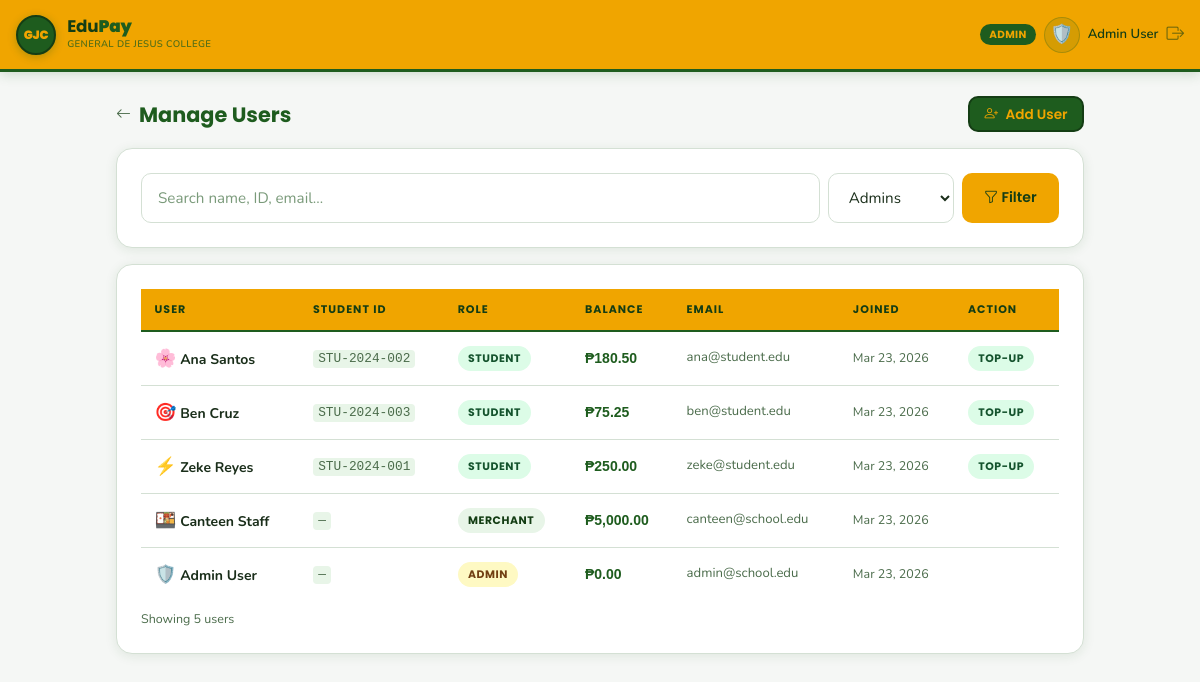
The page /admin/users.php (signed in) on the database its author committed.
### tables this page shows
CREATE TABLE IF NOT EXISTS wallets (
    user_id     INT UNSIGNED PRIMARY KEY,
    balance     DECIMAL(12,2) NOT NULL DEFAULT 0.00,
    updated_at  DATETIME      DEFAULT CURRENT_TIMESTAMP
                              ON UPDATE CURRENT_TIMESTAMP,
    CONSTRAINT fk_wallet_user
        FOREIGN KEY (user_id) REFERENCES users(id) ON DELETE CASCADE
);

CREATE TABLE IF NOT EXISTS users (
    id          INT UNSIGNED AUTO_INCREMENT PRIMARY KEY,
    name        VARCHAR(120)    NOT NULL,
    student_id  VARCHAR(30)     UNIQUE,           
    role        ENUM('student','merchant','admin') NOT NULL DEFAULT 'student',
    email       VARCHAR(150)    UNIQUE,
    password    VARCHAR(255)    NOT NULL,
    avatar      VARCHAR(10)     DEFAULT NULL,     
    created_at  DATETIME        DEFAULT CURRENT_TIMESTAMP,
    INDEX idx_student_id (student_id),
    INDEX idx_role       (role)
);

### includes/config.php (called while the page is built, shortened)
<?php
function money(float $amount): string {
    return APP_CURRENCY . number_format($amount, 2);
}

### admin/users.php (the view, shortened to what this page needs)
<?php
require_once __DIR__ . '/../includes/config.php';
$db = getDB();
$search = trim($_GET['q'] ?? '');
$where  = [];
$params = [];
$whereSql = $where ? 'WHERE ' . implode(' AND ', $where) : '';
$stmt = $db->prepare("
    SELECT u.*, w.balance
    FROM users u
    JOIN wallets w ON w.user_id = u.id
    {$whereSql}
    ORDER BY u.role, u.name
    LIMIT 50
");
$stmt->execute($params);
$users = $stmt->fetchAll();
include __DIR__ . '/../includes/header.php';
?>
<div class="ep-page-wide">
  <div class="d-flex align-items-center gap-2 mb-3">
    <a href="<?= BASE_PATH ?>/admin/dashboard.php" style="color:var(--ep-muted);text-decoration:none;">
      <i class="bi bi-arrow-left"></i>
    </a>
    <h1 class="ep-heading mb-0" style="font-size:1.3rem;">Manage Users</h1>
    <a href="<?= BASE_PATH ?>/admin/add_user.php" class="btn-ep btn-ep-navy ms-auto" style="padding:.4rem .9rem;font-size:.85rem;white-space:nowrap;">
      <i class="bi bi-person-plus me-1"></i> Add User
    </a>
  </div>
  <div class="ep-card mb-3">
    <form method="GET" class="d-flex gap-2 flex-wrap">
      <input type="text" name="q" class="ep-input" style="flex:1;min-width:180px;"
             placeholder="Search name, ID, email…"
             value="<?= htmlspecialchars($search) ?>">
      <select name="role" class="ep-input" style="width:auto;">
        <option value="admin"    <?= $role==='admin'    ? 'selected' : '' ?>>Admins</option>
      </select>
      <button type="submit" class="btn-ep btn-ep-primary">
        <i class="bi bi-funnel"></i> Filter
      </button>
    </form>
  </div>
  <div class="ep-card">
    <?php if (empty($users)): ?>
      <div class="text-center py-4" style="color:var(--ep-muted);">No users found.</div>
    <?php else: ?>
    <div style="overflow-x:auto;">
      <table class="ep-table">
        <thead>
          <tr>
            <th>User</th>
            <th>Student ID</th>
            <th>Role</th>
            <th>Balance</th>
            <th>Email</th>
            <th>Joined</th>
            <th>Action</th>
          </tr>
        </thead>
        <tbody>
          <?php foreach ($users as $u): ?>
          <tr>
            <td>
              <span style="font-size:1.1rem;"><?= $u['avatar'] ?? '👤' ?></span>
              <strong><?= htmlspecialchars($u['name']) ?></strong>
            </td>
            <td>
              <code style="font-size:.8rem;color:var(--ep-muted);"><?= $u['student_id'] ?? '—' ?></code>
            </td>
            <td>
              <?php
              $badge = match($u['role']) {
                'admin'    => 'ep-badge-warning',
                'merchant' => 'ep-badge-info',
                default    => 'ep-badge-success'
              };
              ?>
              <span class="ep-badge <?= $badge ?>"><?= $u['role'] ?></span>
            </td>
            <td style="font-family:'Syne',sans-serif;font-weight:700;color:var(--gjc-green);">
              <?= money((float)$u['balance']) ?>
            </td>
            <td style="font-size:.82rem;color:var(--ep-muted);"><?= htmlspecialchars($u['email'] ?? '—') ?></td>
            <td style="font-size:.78rem;color:var(--ep-muted);">
              <?= date('M d, Y', strtotime($u['created_at'])) ?>
            </td>
            <td>
              <?php if ($u['role'] === 'student'): ?>
                <a href="<?= BASE_PATH ?>/admin/topup.php?student_id=<?= urlencode($u['student_id']) ?>"
                   class="ep-badge ep-badge-success" style="text-decoration:none;cursor:pointer;">
                  Top-Up
                </a>
              <?php endif; ?>
            </td>
          </tr>
          <?php endforeach; ?>
        </tbody>
      </table>
    </div>
    <div style="font-size:.78rem;color:var(--ep-muted);padding:.5rem 0 0;">
      Showing <?= count($users) ?> users
    </div>
    <?php endif; ?>
  </div>
</div>
<?php include __DIR__ . '/../includes/footer.php'; ?>

### includes/header.php (shortened to what this page needs)
<?php
$role      = $_SESSION['role'] ?? 'guest';
$bp        = BASE_PATH;
$roleName  = match($role) { 'student' => 'Student', 'merchant' => 'Merchant', 'admin' => 'Admin', default => '' };
?>
<!DOCTYPE html>
<html lang="en">
<head>
<link href="https://cdn.jsdelivr.net/npm/bootstrap@5.3.3/dist/css/bootstrap.min.css" rel="stylesheet">
<link href="https://cdn.jsdelivr.net/npm/bootstrap-icons@1.11.3/font/bootstrap-icons.min.css" rel="stylesheet">
<link href="<?= $bp ?>/assets/css/app.css" rel="stylesheet">
</head>
<body class="<?= $bodyClass ?? '' ?>">
<nav class="navbar navbar-expand-lg ep-navbar">
  <div class="container-fluid px-3">
    <a class="navbar-brand ep-brand" href="<?= $bp ?>/<?= $role ?>/dashboard.php">
      <div class="ep-logo-icon">GJC</div>
      <div>
        <div class="ep-logo-text">Edu<strong>Pay</strong></div>
        <span class="ep-logo-sub">General de Jesus College</span>
      </div>
    </a>
    <?php if (!empty($_SESSION['user_id'])): ?>
    <div class="ep-nav-right d-flex align-items-center gap-2 ms-auto">
      <?php if ($roleName): ?>
        <span class="ep-nav-role d-none d-sm-inline"><?= $roleName ?></span>
      <?php endif; ?>
      <span class="ep-nav-avatar"><?= $_SESSION['avatar'] ?? '👤' ?></span>
      <span class="ep-nav-name d-none d-md-inline"><?= htmlspecialchars($_SESSION['name'] ?? '') ?></span>
      <a href="<?= $bp ?>/logout.php" class="ep-nav-logout" title="Sign out">
        <i class="bi bi-box-arrow-right"></i>
      </a>
    </div>
    <?php endif; ?>
  </div>
</nav>

### includes/footer.php (shortened to what this page needs)
</body>
</html>

### rows shown on the page
wallets: user_id.avatar "🌸", user_id.name "Ana Santos", user_id.student_id "STU-2024-002", user_id.role "STUDENT", balance "₱180.50", user_id.email "ana@student.edu", user_id.created_at "Mar 23, 2026"
wallets: user_id.avatar "🎯", user_id.name "Ben Cruz", user_id.student_id "STU-2024-003", user_id.role "STUDENT", balance "₱75.25", user_id.email "ben@student.edu", user_id.created_at "Mar 23, 2026"
wallets: user_id.avatar "⚡", user_id.name "Zeke Reyes", user_id.student_id "STU-2024-001", user_id.role "STUDENT", balance "₱250.00", user_id.email "zeke@student.edu", user_id.created_at "Mar 23, 2026"
wallets: user_id.avatar "🍱", user_id.name "Canteen Staff", user_id.student_id "—", user_id.role "MERCHANT", balance "₱5,000.00", user_id.email "canteen@school.edu", user_id.created_at "Mar 23, 2026"
wallets: user_id.avatar "🛡️", user_id.name "Admin User", user_id.student_id "—", user_id.role "ADMIN", balance "₱0.00", user_id.email "admin@school.edu", user_id.created_at "Mar 23, 2026"

### other values the page prints
$roleName "ADMIN"
$_SESSION['avatar'] "🛡️"
$_SESSION['name'] "Admin User"
count($users) "5"
